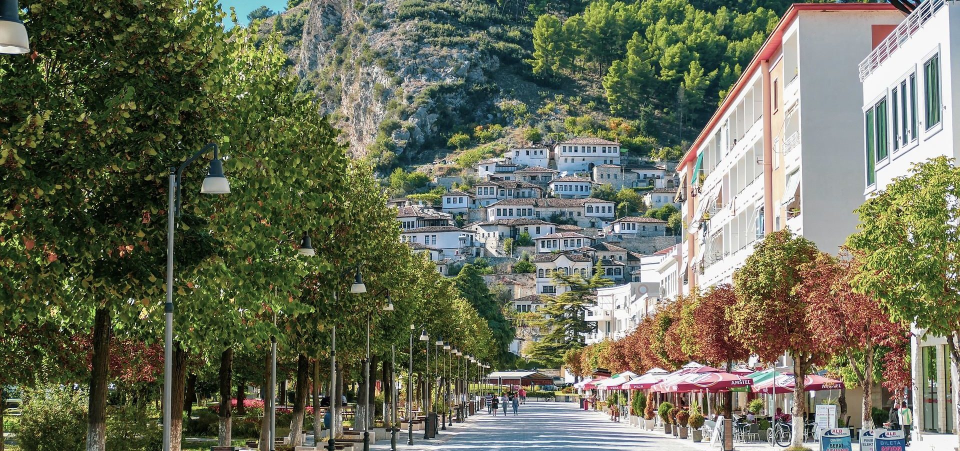
#> input picture KernelGAN/test.jpg, 1920 x 902 px, found by its file name (shown at 1/2 size)
$ python blur_images.py
#> lines starting #> are read from the running program, lines starting #| are printed output that depends on the picture
import numpy as np
import cv2 as cv
from matplotlib import pyplot as plt
from scipy.ndimage.filters import gaussian_filter


img = cv.imread('/home/george/PycharmProjects/Statistical_im_proc/KernelGAN/test.jpg')
#> img is the input picture: shape (902, 1920, 3); mean B, G, R 90.2, 110.1, 106.3
kernel = np.ones((17,17),np.float32)/289
dst = cv.filter2D(img,-1,kernel)
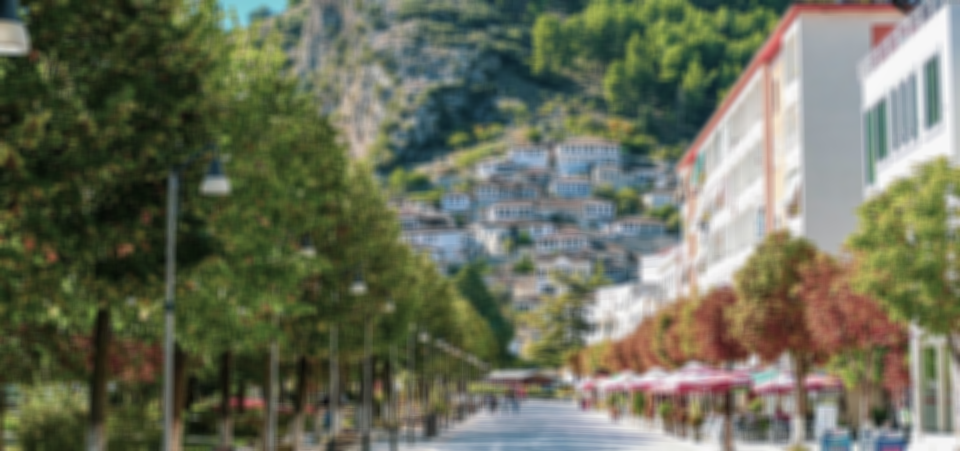
#> dst: shape (902, 1920, 3) (shown at 1/2 size); mean B, G, R 90.2, 110.1, 106.3

g_img = gaussian_filter(img, [1,10,0])
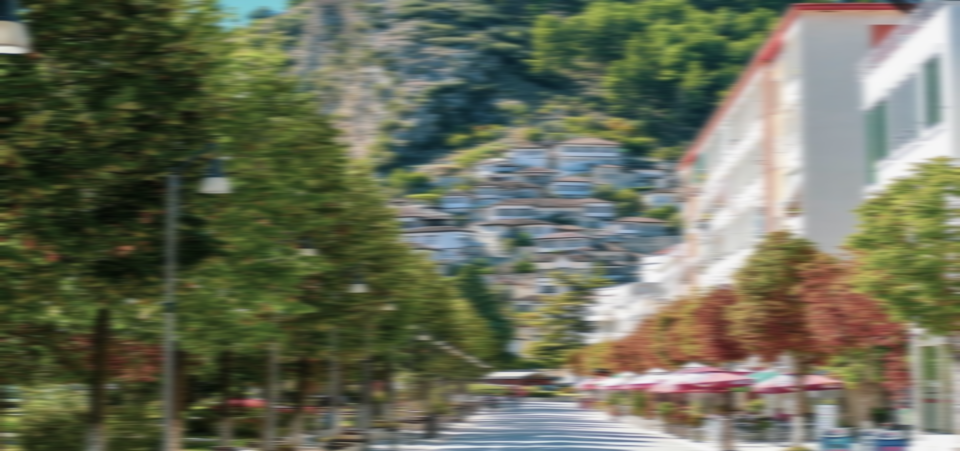
#> g_img: shape (902, 1920, 3) (shown at 1/2 size); mean B, G, R 89.2, 109.1, 105.3

cv.imwrite('/home/george/PycharmProjects/Statistical_im_proc/KernelGAN/images/blur.png', dst)
cv.imwrite('/home/george/PycharmProjects/Statistical_im_proc/KernelGAN/images/g_blur.png', g_img)
plt.subplot(131),plt.imshow(img[:,:,::-1]),plt.title('Original')
plt.xticks([]), plt.yticks([])
plt.subplot(132),plt.imshow(dst[:,:,::-1]),plt.title('Averaging')
plt.xticks([]), plt.yticks([])
plt.subplot(133),plt.imshow(g_img[:,:,::-1]),plt.title('Averaging')
plt.xticks([]), plt.yticks([])

plt.show()
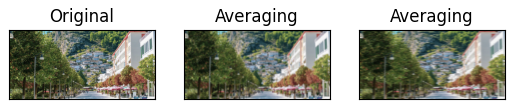
#> figure drawn by matplotlib, 3 panels
